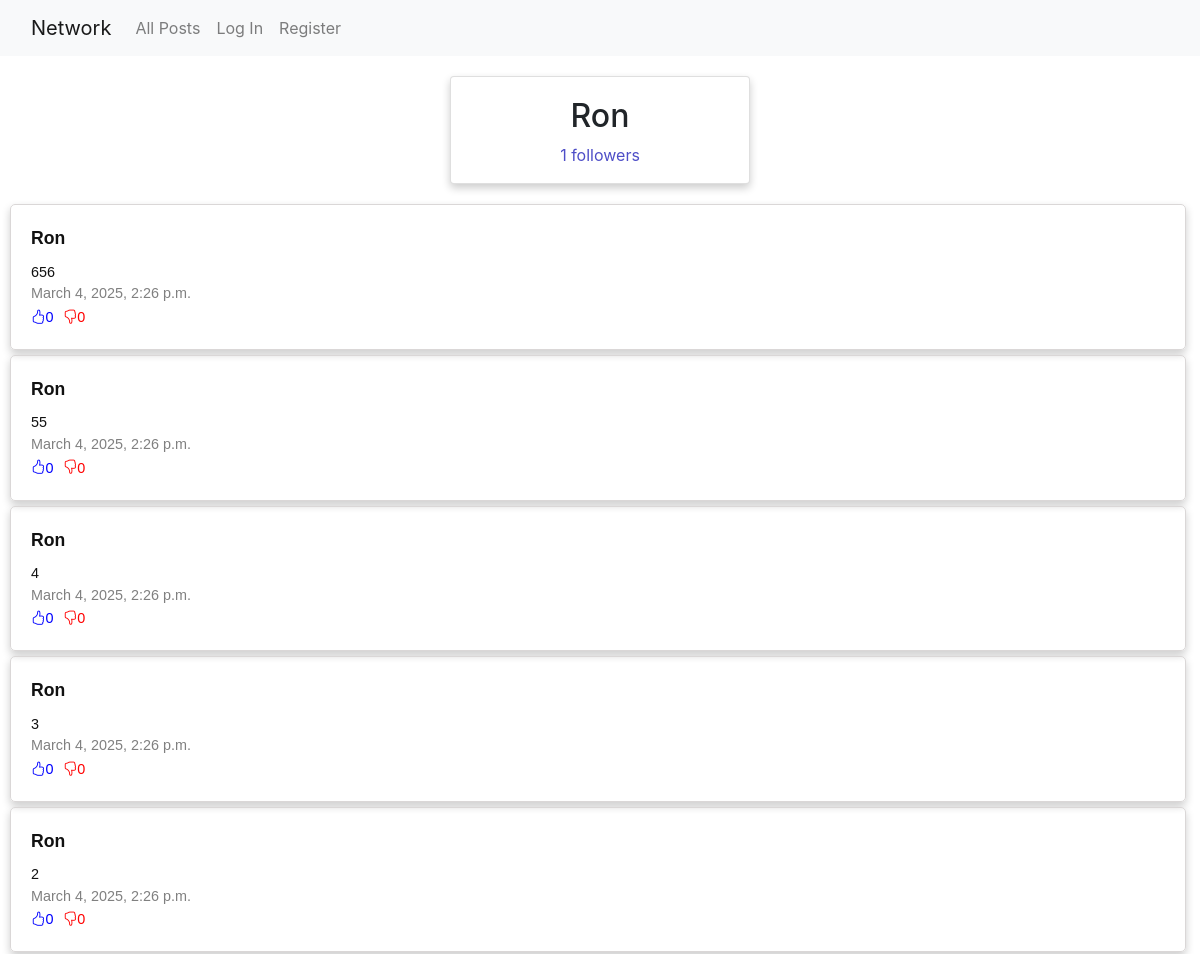
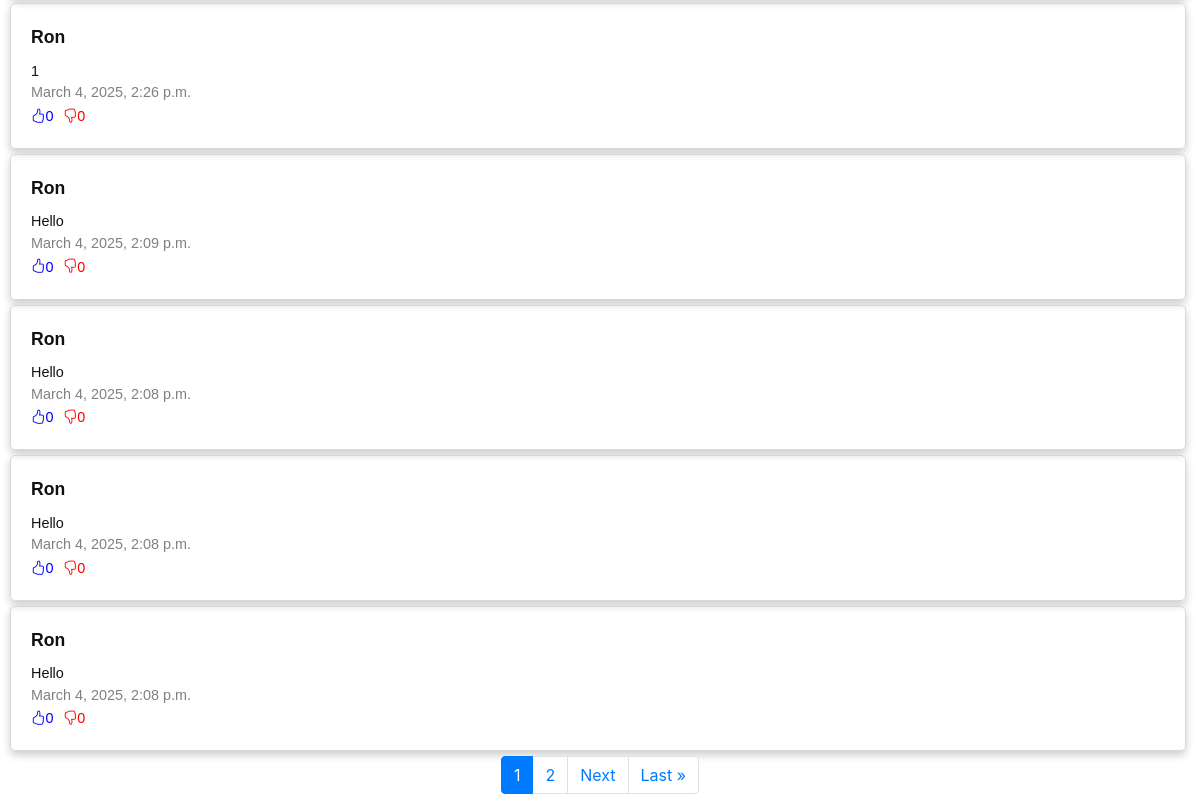
The page /profile/2 on the database its author committed (2 pictures, top to bottom).
### network/models.py (models this page shows, shortened)
class User(AbstractUser):
    pass
    following = models.ManyToManyField('self', symmetrical=False, related_name='followers', blank=True)

class Posts(models.Model):
    author = models.ForeignKey(User, on_delete=models.CASCADE,related_name='posts')
    content = models.TextField(blank=False)
    date_time = models.DateTimeField(auto_now_add=True)

### network/views.py (the view)
# urls.py: path("profile/<int:user_id>", views.profile, name="profile"),
def profile(request, user_id):
    profile_user = get_object_or_404(User, id=user_id)
    posts = profile_user.posts.all().order_by('-date_time')
    paginator = Paginator(posts, 10) #Show 10 posts per page.
    page_number = request.GET.get('page')
    page_obj = paginator.get_page(page_number)
    for post in page_obj:
        post.likes_count = Like.objects.filter(post=post, reaction='like').count()
        post.dislikes_count = Like.objects.filter(post=post, reaction='dislike').count()
    is_following = profile_user.followers.filter(id=request.user.id).exists()
    return render(request, 'network/profile.html', {
        'profile_user': profile_user,
        'page_obj': page_obj,
        'is_following': is_following
    })

### network/templates/network/profile.html (shortened to what this page needs)
{% extends 'network/layout.html' %}
{% block page_id %}profile-page{% endblock %}
{% block body %}
    <div class="card">
        <h2>{{ profile_user.username }}</h2>
        <p id="followers">{{ profile_user.followers.count }} followers</p>
    </div>
    {% for post in page_obj %}
        <div class="post" id="post-{{ post.id }}">
            <a href="{% url 'profile' user_id=post.author.id %}"><strong>{{ post.author }}</strong></a>
            <p id="content-{{ post.id }}">{{ post.content }}</p>
            <p>{{ post.date_time }}</p>
            <div class="div-likes">
                <p class="like" id="like-{{ post.id }}"><i class="bi bi-hand-thumbs-up"></i>{{ post.likes_count }}</p>
                <p class="dislike" id="dislike-{{ post.id }}"><i class="bi bi-hand-thumbs-down"></i>{{ post.dislikes_count }}</p>
            </div>
        </div>
    {% empty %}
        <p>The {{ profile_user.username }} has no posts yet!</p>
    {% endfor %}
    <div class="pagination-container">
        <ul class="pagination justify-content-center">
            {% for page in page_obj.paginator.page_range %}
                {% if page >= page_obj.number|add:"-2" and page <= page_obj.number|add:"2" %}
                    <li class="page-item {% if page == page_obj.number %}active{% endif %}">
                        <a class="page-link" href="?page={{ page }}">{{ page }}</a>
                    </li>
                {% endif %}
            {% endfor %}
            {% if page_obj.has_next %}
                    <li class="page-item">
                        <a class="page-link" href="?page={{ page_obj.next_page_number }}">Next</a>
                    </li>
                    <li class="page-item">
                        <a class="page-link" href="?page={{ page_obj.paginator.num_pages }}">Last &raquo;</a>
                    </li>
            {% endif %}
        </ul>
    </div>
{% endblock %}

### network/static/network/styles.css (style rules this page uses)
.post { border: 1px solid #dad7d7; border-radius: 5px; box-sizing: border-box; width: 98%; padding: 20px; margin-left: 10px; margin-bottom: 5px; font-family: Arial, Helvetica, sans-serif; box-shadow: 0 4px 8px 0 rgba(0, 0, 0, 0.2); }
.post > p { font-size: 0.9em; color: grey; margin: 0; }
.post > p:first-of-type { color: #111111; width: 50%; }
.post a { display: block; font-size: 0.9em; }
.post a:first-of-type { color: #111111; font-size: 1.1em; margin-bottom: 10px; }
.div-likes p { display: inline; margin-right: 5px; font-size: 0.9em; color: grey; }
.div-likes .like { color: blue; }
.div-likes .dislike { color: red; }
.card { box-shadow: 0 4px 8px 0 rgba(0, 0, 0, 0.2); max-width: 300px; margin: auto; text-align: center; margin-top: 20px; margin-bottom: 20px; padding: 20px 0px 0px 0px; }
#followers { color: rgb(78, 78, 199); font-size: 1em; }

### rows shown on the page
User: username "Ron", followers.count "1"
Posts: author "Ron", content "656", date_time "March 4, 2025, 2:26 p.m.", likes_count "0", dislikes_count "0"
Posts: author "Ron", content "55", date_time "March 4, 2025, 2:26 p.m.", likes_count "0", dislikes_count "0"
Posts: author "Ron", content "4", date_time "March 4, 2025, 2:26 p.m.", likes_count "0", dislikes_count "0"
Posts: author "Ron", content "3", date_time "March 4, 2025, 2:26 p.m.", likes_count "0", dislikes_count "0"
Posts: author "Ron", content "2", date_time "March 4, 2025, 2:26 p.m.", likes_count "0", dislikes_count "0"
Posts: author "Ron", content "1", date_time "March 4, 2025, 2:26 p.m.", likes_count "0", dislikes_count "0"
Posts: author "Ron", content "Hello", date_time "March 4, 2025, 2:09 p.m.", likes_count "0", dislikes_count "0"
Posts: author "Ron", content "Hello", date_time "March 4, 2025, 2:08 p.m.", likes_count "0", dislikes_count "0"
Posts: author "Ron", content "Hello", date_time "March 4, 2025, 2:08 p.m.", likes_count "0", dislikes_count "0"
Posts: author "Ron", content "Hello", date_time "March 4, 2025, 2:08 p.m.", likes_count "0", dislikes_count "0"

### other values the page prints
{{ page }} "1" "2"
